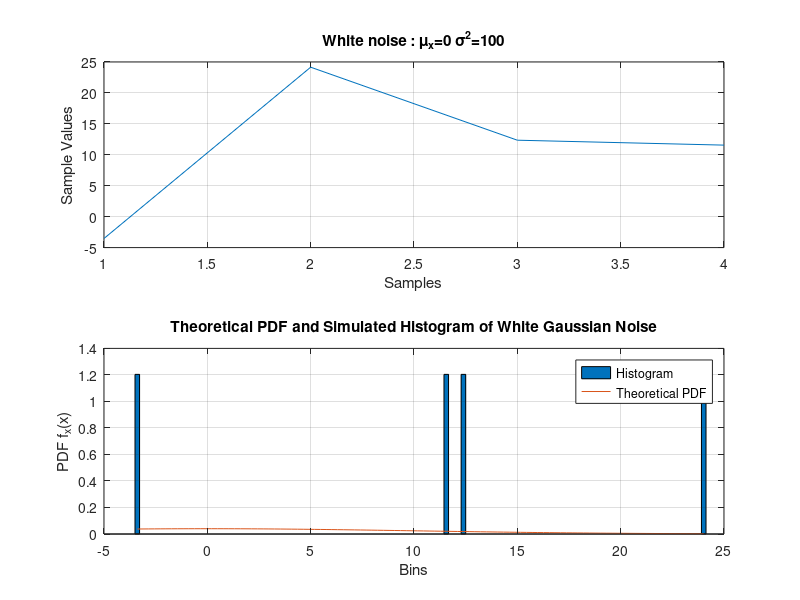

Write the MATLAB code that produced this figure.
%%%%%%%%%%%%%%%%%%%%%%%%%%%%%%%%%%%%%%%%%%%%%%%%
%%%  UNIVERSIDAD DE IBAGUE  %%%
%%%  Master in Control      %%%
%%%  Instrumentation        %%%
%%%  Harold F MURCIA        %%%
%%%%%%%%%%%%%%%%%%%%%%%%%%%%%%%%%%%%%%%%%%%%%%%%

% White noise

clear all; clc; close all;
L=4; %Sample length for the random signal
mu=0;
sigma=10;
X=sigma*randn(L,1)+mu;

figure();
subplot(2,1,1)
plot(X);
title(['White noise : \mu_x=',num2str(mu),' \sigma^2=',num2str(sigma^2)])
xlabel('Samples')
ylabel('Sample Values')
grid on;



subplot(2,1,2)
n=100; %number of Histrogram bins
[f,x]=hist(X,n);
bar(x,f/trapz(x,f)); 
hold on;
%Theoretical PDF of Gaussian Random Variable
g=(1/(sqrt(2*pi)*sigma))*exp(-((x-mu).^2)/(2*sigma^2));
plot(x,g);hold off; grid on;
title('Theoretical PDF and Simulated Histogram of White Gaussian Noise');
legend('Histogram','Theoretical PDF');
xlabel('Bins');
ylabel('PDF f_x(x)');